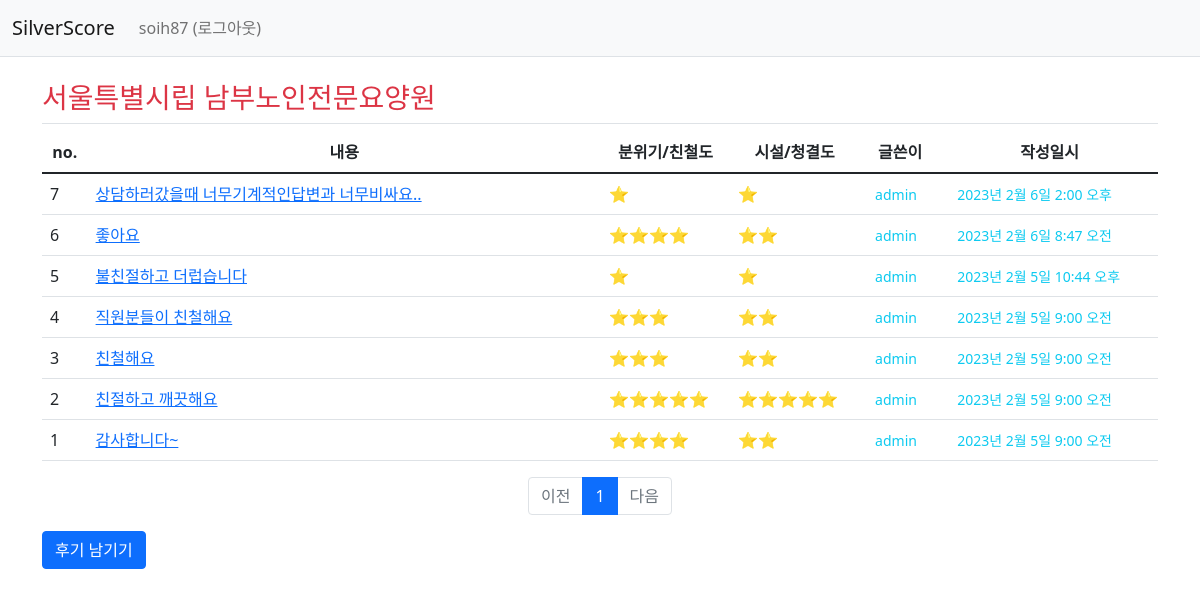
The page /member/review/list/1/ (signed in) on the database its author committed.
### member/models.py (models this page shows)
class LongTermAdmin(models.Model):
    id = models.AutoField(primary_key=True)
    longTermAdminSym = models.CharField(max_length=11)
    adminPttnCd = models.CharField(max_length=3)
    siDoCd = models.CharField(max_length=2)
    siGunGuCd = models.CharField(max_length=3)
    adminNm = models.CharField(max_length=100)
    ratingCd = models.CharField(max_length=15, blank=True, null=True)
    ratingDate = models.DateField()
    ratingGrade = models.CharField(max_length=1)
    detailAddr = models.CharField(max_length=1000)
    telNo = models.CharField(max_length=18)
    jaehwalCd = models.CharField(max_length=1, blank=True, null=True)
    chimaeCd = models.CharField(max_length=1, blank=True, null=True)
    photo = models.ImageField(upload_to='images/', null=True)
    longTermPeribRgtDt = models.DateField()
    stpRptDt = models.DateField()
    adminCd = models.CharField(max_length=1)
    sidogungucode = models.ForeignKey(SiDoGunGuCode, on_delete=models.CASCADE)
    adminpttncode = models.ForeignKey(AdminPttnCode, on_delete=models.CASCADE)

class Review(models.Model):
    id = models.BigAutoField(primary_key=True)
    amKind = models.SmallIntegerField(default=0)
    faClean = models.SmallIntegerField(default=0)
    content = models.CharField(max_length=500, blank=True)
    createDate = models.DateTimeField()
    modifyDate = models.DateTimeField(null=True, blank=True)
    user = models.ForeignKey(User, on_delete=models.CASCADE)
    longtermadmin = models.ForeignKey(LongTermAdmin, on_delete=models.CASCADE)

### member/views.py (the view)
# urls.py: path('review/list/<int:longtermadmin_id>/', views.review_index, name='review_index'),
def review_index(request, longtermadmin_id):
    longtermadmin = get_object_or_404(LongTermAdmin, pk=longtermadmin_id)
    page = request.GET.get('page', 1)   # 페이지
    review_list = Review.objects.filter(longtermadmin_id=longtermadmin_id).order_by('-createDate')
    paginator = Paginator(review_list, 10)    # 페이지당 10개씩 보여주기
    page_obj = paginator.get_page(page)
    context = {'longtermadmin': longtermadmin, 'review_list': page_obj}
    return render(request, 'member/review_list.html', context)

### member/templatetags/member_filter.py (called while the page is built)
@register.filter
def sub(value, arg):
    return value - arg

### templates/member/review_list.html (shortened to what this page needs)
<!DOCTYPE html>
<html lang="en">
<head>
</head>
<body>
{% extends 'base.html' %}
{% load member_filter %}
{% block content %}
<div class="container my-3">
    <h3 class="border-bottom py-2 text-danger">{{ longtermadmin.adminNm }}</h3>
    <table class="table">
        <thead class="thead-dark">
        <tr class="text-center">
            <th>no.</th>
            <th style="width:46%">내용</th>
            <th>분위기/친철도</th>
            <th>시설/청결도</th>
            <th>글쓴이</th>
            <th>작성일시</th>
        </tr>
        </thead>
        <tbody>
        {% if review_list %}
        {% for review in review_list %}
        <tr class="text-left">
            <td>
                {{ review_list.paginator.count|sub:review_list.start_index|sub:forloop.counter0|add:1 }}
            </td>
            <td class="text-start">
                <a href="{% url 'member:review_detail' review.id %}">{{ review.content|truncatechars:34 }}</a>
            </td>
            <td>{% for i in ""|ljust:review.amKind %}⭐{% endfor %}</td>
            <td>{% for i in ""|ljust:review.faClean %}⭐{% endfor %}</td>
            <td><span class="text-info small mx-2">{{ review.user.username }}</span></td>
            <td><span class="text-info small mx-2">{{ review.createDate }}</span></td>
        </tr>
        {% endfor %}
        {% else %}
        <tr>
            <td colspan="4">후기가 없습니다.</td>
        </tr>
        {% endif %}
        </tbody>
    </table>
    <ul class="pagination justify-content-center">
        {% if review_list.has_previous %}
        <li class="page-item">
            <a class="page-link" href="?page={{ review_list.previous_page_number }}">이전</a>
        </li>
        {% else %}
        <li class="page-item disabled">
            <a class="page-link" tabindex="-1" aria-disabled="true" href="#">이전</a>
        </li>
        {% endif %}
        {% for page_number in review_list.paginator.page_range %}
        {% if page_number >= review_list.number|add:-5 and page_number <= review_list.number|add:5 %}
        {% if page_number == review_list.number %}
        <li class="page-item active" aria-current="page">
            <a class="page-link" href="?page={{ page_number }}">{{ page_number }}</a>
        </li>
        {% else %}
        <li class="page-item">
            <a class="page-link" href="?page={{ page_number }}">{{ page_number }}</a>
        </li>
        {% endif %}
        {% endif %}
        {% endfor %}
        {% if review_list.has_next %}
        <li class="page-item">
            <a class="page-link" href="?page={{ review_list.next_page_number }}">다음</a>
        </li>
        {% else %}
        <li class="page-item disabled">
            <a class="page-link" tabindex="-1" aria-disabled="true" href="#">다음</a>
        </li>
        {% endif %}
    </ul>
    <a href="{% url 'member:review_create' longtermadmin.id %}" class="btn btn-primary">후기 남기기</a>
</div>
{% endblock %}

### templates/navbar.html (shortened to what this page needs)
<!DOCTYPE html>
<html lang="en">
<head>
</head>
<body>
<nav class="navbar navbar-expand-lg navbar-light bg-light border-bottom">
    <div class="container-fluid">
        <a class="navbar-brand" href="{% url 'care:index' %}">SilverScore</a>
        <div class="collapse navbar-collapse" id="navbarSupportedContent">
            <ul class="navbar-nav me-auto mb-2 mb-lg-0">
                <li class="nav-item" >
                    {% if user.is_authenticated %}
                    <a class="nav-link" href="{% url 'common:logout' %}">{{ user.username }} (로그아웃)</a>
                    {% else %}
                    <a class="nav-link" href="{% url 'common:login' %}">로그인</a>
                    {% endif %}
                </li>
            </ul>
        </div>
    </div>
</nav>
</body>
</html>

### rows shown on the page
LongTermAdmin: adminNm "서울특별시립 남부노인전문요양원"
Review: paginator.count|sub "7", content "상담하러갔을때 너무기계적인답변과 너무비싸요..", amKind 1 (drawn), faClean 1 (drawn), user.username "admin", createDate "2023년 2월 6일 2:00 오후"
Review: paginator.count|sub "6", content "좋아요", amKind 4 (drawn), faClean 2 (drawn), user.username "admin", createDate "2023년 2월 6일 8:47 오전"
Review: paginator.count|sub "5", content "불친절하고 더럽습니다", amKind 1 (drawn), faClean 1 (drawn), user.username "admin", createDate "2023년 2월 5일 10:44 오후"
Review: paginator.count|sub "4", content "직원분들이 친철해요", amKind 3 (drawn), faClean 2 (drawn), user.username "admin", createDate "2023년 2월 5일 9:00 오전"
Review: paginator.count|sub "3", content "친철해요", amKind 3 (drawn), faClean 2 (drawn), user.username "admin", createDate "2023년 2월 5일 9:00 오전"
Review: paginator.count|sub "2", content "친절하고 깨끗해요", amKind 5 (drawn), faClean 5 (drawn), user.username "admin", createDate "2023년 2월 5일 9:00 오전"
Review: paginator.count|sub "1", content "감사합니다~", amKind 4 (drawn), faClean 2 (drawn), user.username "admin", createDate "2023년 2월 5일 9:00 오전"

### other values the page prints
{{ user.username }} "soih87"
{{ page_number }} "1"
